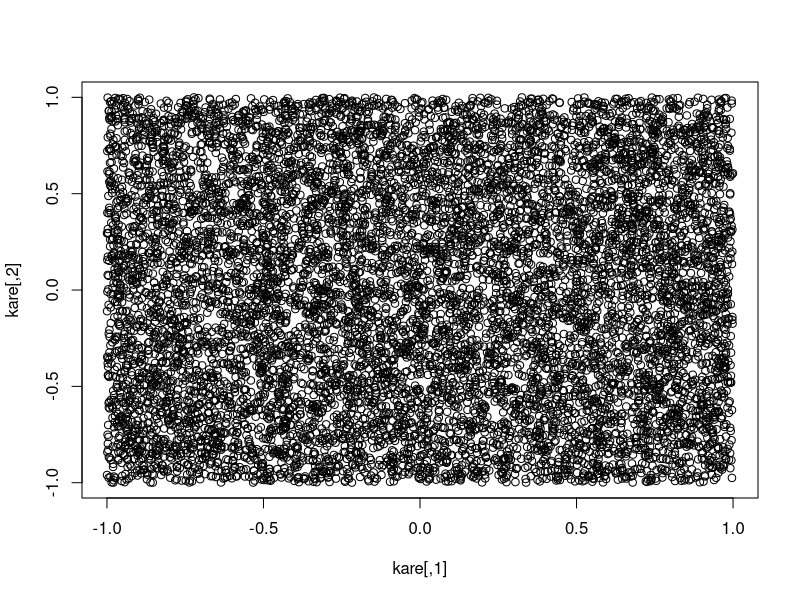
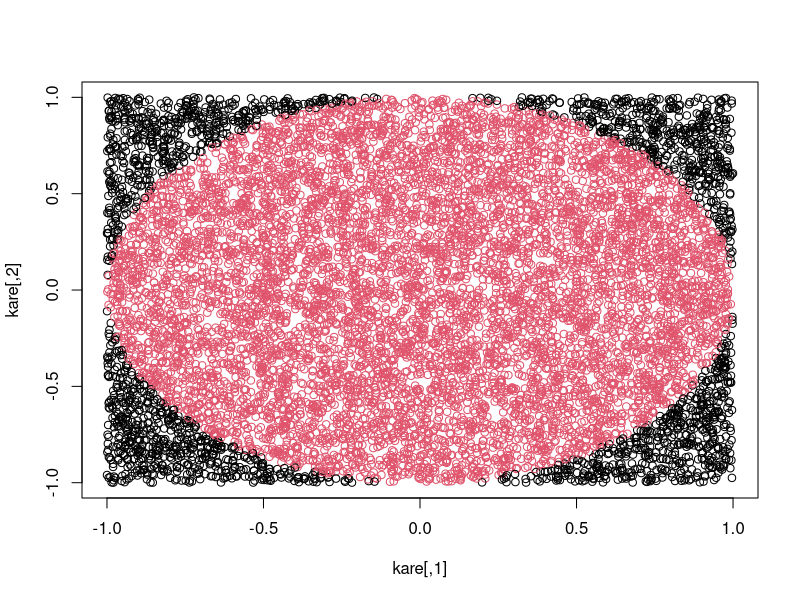
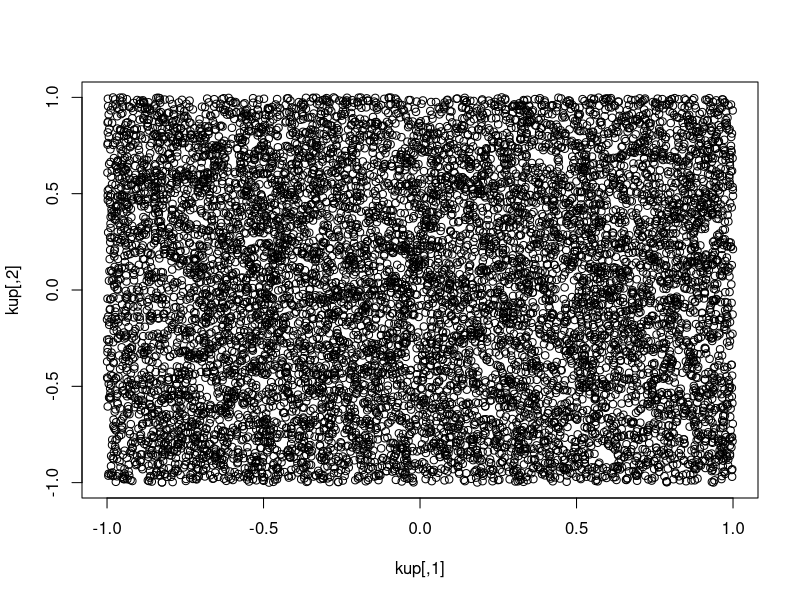
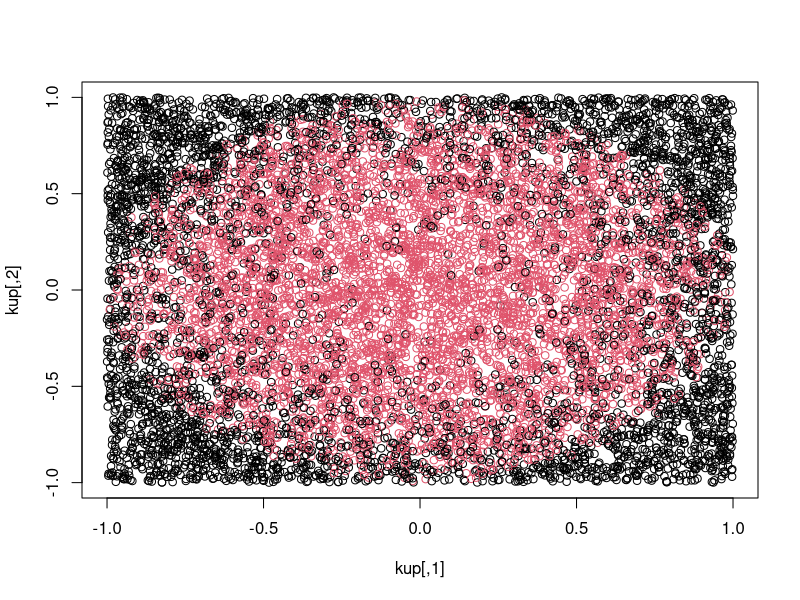

Source code (R) for these figures, in order:
variable=5+3*2
isim="mustafa"

str(variable)
str(isim)

#array
array_example=c(5,4,3,0,6,2,1,6)
array_example_char=c(5,4,"3",0,6,2,1,6)

is.character(isim)
is.character(array_example_char)
numeric_array=as.numeric(array_example_char)

array_example_char=c(array_example_char,"mustafa")
numeric_array=as.numeric(array_example_char)

# birinci elemana git
numeric_array[1] 
# 3 ile 5 arasina git
numeric_array[3:5]
# birinci elemani cikar
numeric_array[-1]
# ilk uc elemani cikar
numeric_array[-1:-3]
# 3 ile 5 i cikar
numeric_array[c(-3,-5)]

length(numeric_array)
# sonuncu elemani cikar
numeric_array[-length(numeric_array)]

# besten buyuk elemanlari bul
numeric_array>5
numeric_array[numeric_array>5]

# hangi sirada
print(which(numeric_array>5))

# matrisler
sample_matrix=matrix(0,5,4)

#farkli sirada argumanlar
sample_matrix=matrix(nrow=10,ncol=3,data=NA)

#rastgele sayi 0-1 arasi
rastgele=runif(30)

#farkli sirada argumanlar
sample_matrix=matrix(nrow=10,ncol=3,data=rastgele)

#indeksleme
sample_matrix[1,3]

#ikinci satiri goster
sample_matrix[2,]

#ikinci sutunu gosterme
sample_matrix[,-2]

#ilk 5 satiri al
sample_matrix[1:5,]

#ilk 5 satir ve son 2 sutunu al
sample_matrix[1:5,-1]
sample_matrix[1:5,2:3]

#ilk sutunun 0.3 ten buyuk olan satirlarini goster
true_false=sample_matrix[,1]>0.2
true_false_ind=which(true_false)
sample_matrix[true_false,]
sample_matrix[true_false_ind,]

#data.frame
set.seed(1)
Yas=sample(1:100,20)
Sehir=sample(c("Ankara","Istanbul","Diger"),20,replace=T)
sample_dataframe=data.frame(yas=Yas,sehir=Sehir)

#birinci satira git
sample_dataframe[1,]

str(sample_dataframe)

#besinci satirdaki yas
sample_dataframe[5,1]

sample_dataframe$yas[5]

#besinci satirdaki yasi 35 e esitle
sample_dataframe$yas[5]=35

#rastgele bir dizi yarat
rastgele=runif(1000)

#0.5 ten kucuk kac deger var
toplam_kucuk=sum(rastgele<0.5)
print(toplam_kucuk)

#dongu ornegi
for(i in 1:5){
  print(i)
}

#rastgele degiskeninin ilk bes elemani
#dongu ornegi
for(i in 1:5){
  print(rastgele[i])
}

#rastgele degiskenin 0.5 den kucuk degerlerini goster ve say

kucuk_count=0
for(i in 1:length(rastgele)){
  if(rastgele[i]<0.5){
    kucuk_count=kucuk_count+1
    print("kucuk")
  } else {
    print("buyuk")
  }
}
print(kucuk_count)
toplam_kucuk=sum(rastgele<0.5)
print(toplam_kucuk)


#pi tahmini kare ile

n_observation=10000
kare=matrix(runif(n_observation*2,-1,1),ncol=2)
plot(kare)
origine_uzalik=sqrt(kare[,1]^2+kare[,2]^2)

plot(kare,col=(origine_uzalik<=1)+1)

tahminipi=4*sum(origine_uzalik<=1)/n_observation

print(pi)
print(tahminipi)


#pi tahmini kup ile

n_observation=10000
kup=matrix(runif(n_observation*3,-1,1),ncol=3)
plot(kup)
origine_uzalikkup=sqrt(kup[,1]^2+kup[,2]^2+kup[,3]^2)

plot(kup,col=(origine_uzalikkup<=1)+1)

tahminipi=6*sum(origine_uzalikkup<=1)/n_observation

print(pi)
print(tahminipi)
